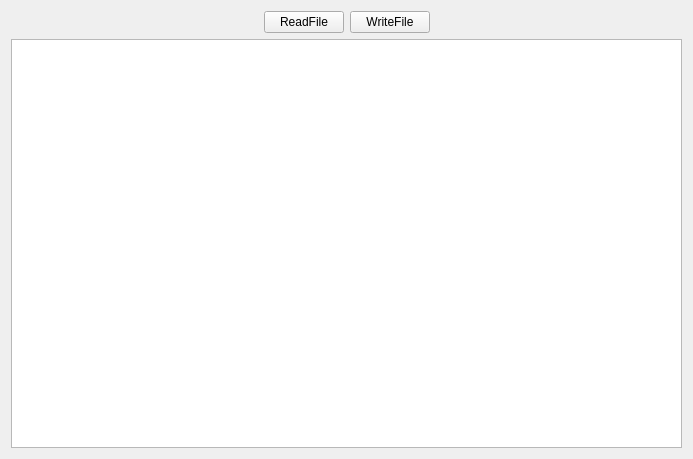
<?xml version="1.0" encoding="UTF-8"?>
<ui version="4.0">
 <class>Widget</class>
 <widget class="QWidget" name="Widget">
  <property name="geometry">
   <rect>
    <x>0</x>
    <y>0</y>
    <width>693</width>
    <height>459</height>
   </rect>
  </property>
  <property name="windowTitle">
   <string>Widget</string>
  </property>
  <layout class="QGridLayout" name="gridLayout">
   <item row="0" column="0">
    <spacer name="horizontalSpacer">
     <property name="orientation">
      <enum>Qt::Horizontal</enum>
     </property>
     <property name="sizeHint" stdset="0">
      <size>
       <width>251</width>
       <height>20</height>
      </size>
     </property>
    </spacer>
   </item>
   <item row="0" column="1">
    <widget class="QPushButton" name="ReadButton">
     <property name="text">
      <string>ReadFile</string>
     </property>
    </widget>
   </item>
   <item row="0" column="2">
    <widget class="QPushButton" name="WriteButton">
     <property name="text">
      <string>WriteFile</string>
     </property>
    </widget>
   </item>
   <item row="0" column="3">
    <spacer name="horizontalSpacer_2">
     <property name="orientation">
      <enum>Qt::Horizontal</enum>
     </property>
     <property name="sizeHint" stdset="0">
      <size>
       <width>250</width>
       <height>20</height>
      </size>
     </property>
    </spacer>
   </item>
   <item row="1" column="0" colspan="4">
    <widget class="QTextEdit" name="textEdit"/>
   </item>
  </layout>
 </widget>
 <layoutdefault spacing="6" margin="11"/>
 <resources/>
 <connections/>
</ui>
